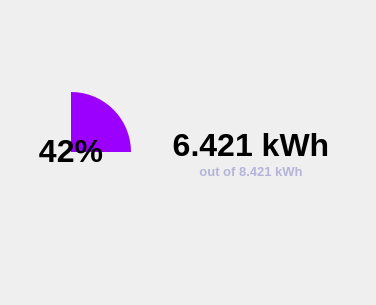
<?xml version="1.0" encoding="UTF-8"?>
<ui version="4.0">
 <class>Consumption</class>
 <widget class="QWidget" name="Consumption">
  <property name="geometry">
   <rect>
    <x>0</x>
    <y>0</y>
    <width>376</width>
    <height>305</height>
   </rect>
  </property>
  <property name="windowTitle">
   <string>Form</string>
  </property>
  <layout class="QHBoxLayout" name="horizontalLayout">
   <item>
    <widget class="QFrame" name="circular_cc_bg">
     <property name="minimumSize">
      <size>
       <width>120</width>
       <height>120</height>
      </size>
     </property>
     <property name="maximumSize">
      <size>
       <width>120</width>
       <height>120</height>
      </size>
     </property>
     <property name="frameShape">
      <enum>QFrame::NoFrame</enum>
     </property>
     <property name="frameShadow">
      <enum>QFrame::Raised</enum>
     </property>
     <layout class="QHBoxLayout" name="horizontalLayout_21">
      <property name="spacing">
       <number>0</number>
      </property>
      <property name="leftMargin">
       <number>0</number>
      </property>
      <property name="topMargin">
       <number>0</number>
      </property>
      <property name="rightMargin">
       <number>0</number>
      </property>
      <property name="bottomMargin">
       <number>0</number>
      </property>
      <item>
       <widget class="QFrame" name="circular_cc_prog">
        <property name="styleSheet">
         <string notr="true">QFrame#circular_cc_prog{
	background-color: qconicalgradient(cx:0.5, cy:0.5, angle:90, stop:0.749 rgba(127, 169, 251, 0), stop:0.75 rgba(155, 0, 255, 255));
	border-radius: 60px;
}</string>
        </property>
        <property name="frameShape">
         <enum>QFrame::NoFrame</enum>
        </property>
        <property name="frameShadow">
         <enum>QFrame::Raised</enum>
        </property>
        <layout class="QHBoxLayout" name="horizontalLayout_22">
         <item>
          <widget class="QFrame" name="circular_cc_main">
           <property name="frameShape">
            <enum>QFrame::NoFrame</enum>
           </property>
           <property name="frameShadow">
            <enum>QFrame::Raised</enum>
           </property>
           <layout class="QHBoxLayout" name="horizontalLayout_23">
            <item>
             <widget class="QLabel" name="label">
              <property name="text">
               <string>&lt;html&gt;&lt;head/&gt;&lt;body&gt;&lt;p&gt;&lt;span style=&quot; font-size:24pt; font-weight:700;&quot;&gt;42%&lt;/span&gt;&lt;/p&gt;&lt;/body&gt;&lt;/html&gt;</string>
              </property>
              <property name="alignment">
               <set>Qt::AlignCenter</set>
              </property>
             </widget>
            </item>
           </layout>
          </widget>
         </item>
        </layout>
       </widget>
      </item>
     </layout>
    </widget>
   </item>
   <item>
    <widget class="QFrame" name="frame_12">
     <property name="frameShape">
      <enum>QFrame::NoFrame</enum>
     </property>
     <property name="frameShadow">
      <enum>QFrame::Raised</enum>
     </property>
     <layout class="QVBoxLayout" name="verticalLayout_10">
      <property name="spacing">
       <number>0</number>
      </property>
      <item>
       <spacer name="verticalSpacer_5">
        <property name="orientation">
         <enum>Qt::Vertical</enum>
        </property>
        <property name="sizeHint" stdset="0">
         <size>
          <width>20</width>
          <height>40</height>
         </size>
        </property>
       </spacer>
      </item>
      <item>
       <widget class="QLabel" name="kwh_consumption_label">
        <property name="text">
         <string>&lt;html&gt;&lt;head/&gt;&lt;body&gt;&lt;p&gt;&lt;span style=&quot; font-size:24pt; font-weight:700;&quot;&gt;6.421 kWh&lt;/span&gt;&lt;/p&gt;&lt;/body&gt;&lt;/html&gt;</string>
        </property>
        <property name="alignment">
         <set>Qt::AlignCenter</set>
        </property>
       </widget>
      </item>
      <item>
       <widget class="QLabel" name="kwh_max_label">
        <property name="text">
         <string>&lt;html&gt;&lt;head/&gt;&lt;body&gt;&lt;p&gt;&lt;span style=&quot;font-size:13px; font-weight:600; color:#b4b4db;&quot;&gt;out of 8.421 kWh&lt;/span&gt;&lt;/p&gt;&lt;/body&gt;&lt;/html&gt;</string>
        </property>
        <property name="alignment">
         <set>Qt::AlignCenter</set>
        </property>
       </widget>
      </item>
      <item>
       <spacer name="verticalSpacer_7">
        <property name="orientation">
         <enum>Qt::Vertical</enum>
        </property>
        <property name="sizeHint" stdset="0">
         <size>
          <width>20</width>
          <height>40</height>
         </size>
        </property>
       </spacer>
      </item>
     </layout>
    </widget>
   </item>
  </layout>
 </widget>
 <resources/>
 <connections/>
</ui>
